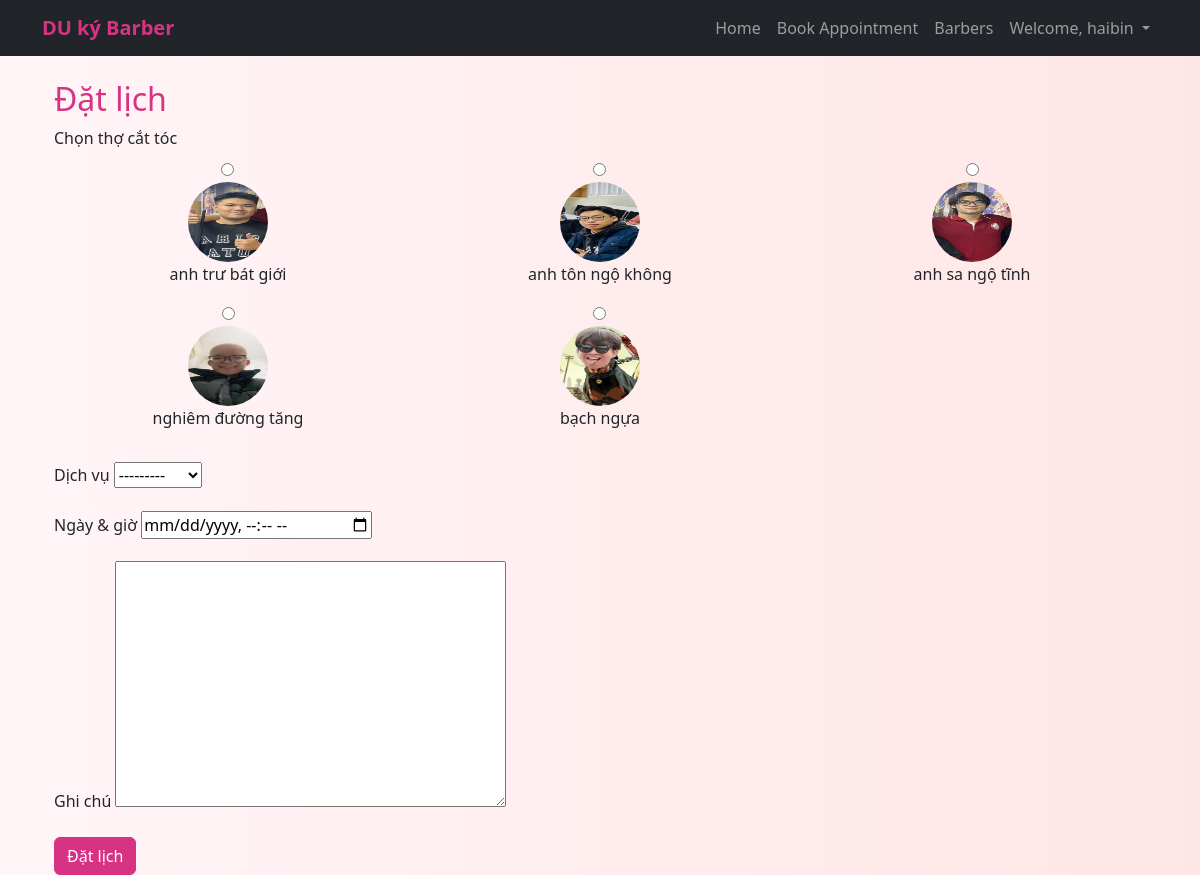
Page /book/ (signed in) on the committed database.
### main/models.py (models this page shows, shortened)
class Barber(models.Model):
    name = models.CharField(max_length=100)
    experience = models.TextField()
    photo = models.ImageField(upload_to='barbers/')
    schedule = models.CharField(max_length=200, blank=True)

### main/views.py (the view)
# urls.py: path('book/', views.book_appointment, name='book_appointment'),
@login_required
def book_appointment(request):
    services = Service.objects.all()
    barbers = Barber.objects.all()
    if request.method == 'POST':
        form = AppointmentForm(request.POST)
        if form.is_valid():
            appointment = form.save(commit=False)
            appointment.user = request.user
            appointment.save()
            return redirect('my_appointments')
    else:
        form = AppointmentForm()
    return render(request, 'main/book_appointment.html', {
        'form': form,
        'services': services,
        'barbers': barbers,
    })

### main/forms.py (shortened to what this page needs)
class AppointmentForm(forms.ModelForm):
    appointment_date = forms.DateTimeField(
        widget=forms.DateTimeInput(attrs={'type': 'datetime-local'}),
        label='Appointment Date & Time'
    )
    class Meta:
        model = Appointment
        fields = ['service', 'barber', 'appointment_date', 'notes']

### main/models.py (called while the page is built)
    def __str__(self):
        return self.name

### main/templates/main/book_appointment.html (shortened to what this page needs)
{% extends 'main/base.html' %}
{% block content %}
<div class="container">
  <h2>Đặt lịch</h2>
  <form method="post">
    <div class="mb-3">
      <label class="form-label">Chọn thợ cắt tóc</label>
      <div class="row">
        {% for barber in barbers %}
        <div class="col-4 text-center mb-3">
          <label style="cursor:pointer;">
            <input type="radio" name="barber" value="{{ barber.id }}"
              {% if form.data.barber == barber.id|stringformat:"s" %}checked{% endif %}>
            <img src="{{ barber.photo.url }}" alt="{{ barber.name }}" style="width:80px;height:80px;border-radius:50%;display:block;margin:auto;">
            <div>{{ barber.name }}</div>
          </label>
        </div>
        {% endfor %}
      </div>
    </div>
    <div class="mb-3">
      <label for="id_service" class="form-label">Dịch vụ</label>
      {{ form.service }}
    </div>
    <div class="mb-3">
      <label for="id_appointment_date" class="form-label">Ngày & giờ</label>
      {{ form.appointment_date }}
    </div>
    <div class="mb-3">
      <label for="id_notes" class="form-label">Ghi chú</label>
      {{ form.notes }}
    </div>
    <button type="submit" class="btn btn-primary">Đặt lịch</button>
  </form>
</div>
{% endblock %}

### main/templates/main/base.html (shortened to what this page needs)
{% load static %}
<!DOCTYPE html>
<html lang="en">
<head>
  <link href="https://cdn.jsdelivr.net/npm/bootstrap@5.3.0/dist/css/bootstrap.min.css" rel="stylesheet" />
  <link rel="stylesheet" href="{% static 'main/style.css' %}" />
</head>
<body>
  <nav class="navbar navbar-expand-lg navbar-dark bg-dark mb-4">
    <div class="container">
      <a class="navbar-brand" href="{% url 'home' %}">DU ký Barber</a>
      <div class="collapse navbar-collapse" id="navbarNav">
        <ul class="navbar-nav ms-auto">
          <li class="nav-item"><a class="nav-link" href="{% url 'home' %}">Home</a></li>
          <li class="nav-item"><a class="nav-link" href="{% url 'book_appointment' %}">Book Appointment</a></li>
          <li class="nav-item"><a class="nav-link" href="{% url 'barbers' %}">Barbers</a></li>
          {% if user.is_authenticated %}
            <li class="nav-item dropdown">
              <a class="nav-link dropdown-toggle" href="#" id="userDropdown" role="button" data-bs-toggle="dropdown" aria-expanded="false">
                Welcome, {{ user.username }}
              </a>
            </li>
          {% else %}
            <li class="nav-item"><a class="nav-link" href="{% url 'login' %}">Login</a></li>
            <li class="nav-item"><a class="nav-link" href="{% url 'signup' %}">Sign Up</a></li>
          {% endif %}
        </ul>
      </div>
    </div>
  </nav>
  <main class="container">
    {% block content %}{% endblock %}
  </main>
</body>
</html>

### barberproject/static/main/style.css (style rules this page uses)
body { background: linear-gradient(to right, #fff5f7, #ffe6e6); font-family: 'Segoe UI', sans-serif; }
.navbar-brand { font-weight: bold; color: #d63384; }
.btn-primary { background-color: #d63384; border-color: #d63384; }
h2 { color: #d63384; }

### rows in the picture
Barber: barber "☐ anh trư bát giới", photo (picture), name "anh trư bát giới"
Barber: barber "☐ anh tôn ngộ không", photo (picture), name "anh tôn ngộ không"
Barber: barber "☐ anh sa ngộ tĩnh", photo (picture), name "anh sa ngộ tĩnh"
Barber: barber "☐ nghiêm đường tăng", photo (picture), name "nghiêm đường tăng"
Barber: barber "☐ bạch ngựa", photo (picture), name "bạch ngựa"

### other values in the picture
{{ user.username }} "haibin"
